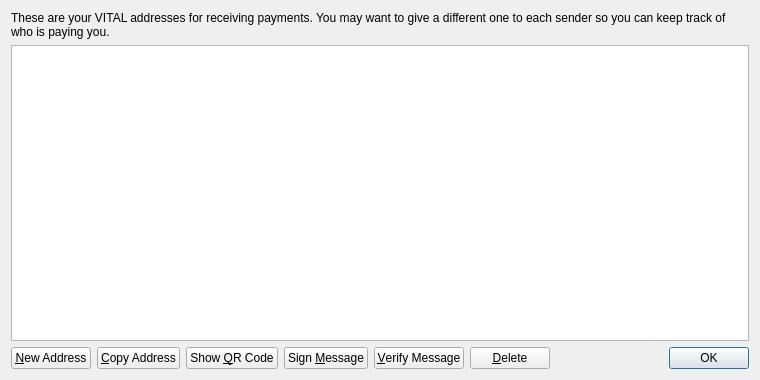
<?xml version="1.0" encoding="UTF-8"?>
<ui version="4.0">
 <class>AddressBookPage</class>
 <widget class="QWidget" name="AddressBookPage">
  <property name="geometry">
   <rect>
    <x>0</x>
    <y>0</y>
    <width>760</width>
    <height>380</height>
   </rect>
  </property>
  <property name="windowTitle">
   <string>Address Book</string>
  </property>
  <layout class="QVBoxLayout" name="verticalLayout">
   <item>
    <widget class="QLabel" name="labelExplanation">
     <property name="text">
      <string>These are your VITAL addresses for receiving payments. You may want to give a different one to each sender so you can keep track of who is paying you.</string>
     </property>
     <property name="textFormat">
      <enum>Qt::PlainText</enum>
     </property>
     <property name="wordWrap">
      <bool>true</bool>
     </property>
    </widget>
   </item>
   <item>
    <widget class="QTableView" name="tableView">
     <property name="contextMenuPolicy">
      <enum>Qt::CustomContextMenu</enum>
     </property>
     <property name="toolTip">
      <string>Double-click to edit address or label</string>
     </property>
     <property name="tabKeyNavigation">
      <bool>false</bool>
     </property>
     <property name="alternatingRowColors">
      <bool>true</bool>
     </property>
     <property name="selectionMode">
      <enum>QAbstractItemView::SingleSelection</enum>
     </property>
     <property name="selectionBehavior">
      <enum>QAbstractItemView::SelectRows</enum>
     </property>
     <property name="sortingEnabled">
      <bool>true</bool>
     </property>
     <attribute name="verticalHeaderVisible">
      <bool>false</bool>
     </attribute>
    </widget>
   </item>
   <item>
    <layout class="QHBoxLayout" name="horizontalLayout">
     <item>
      <widget class="QPushButton" name="newAddressButton">
       <property name="toolTip">
        <string>Create a new address</string>
       </property>
       <property name="text">
        <string>&amp;New Address</string>
       </property>
       <property name="icon">
        <iconset resource="../bitcoin.qrc">
         <normaloff>:/icons/add</normaloff>:/icons/add</iconset>
       </property>
      </widget>
     </item>
     <item>
      <widget class="QPushButton" name="copyToClipboard">
       <property name="toolTip">
        <string>Copy the currently selected address to the system clipboard</string>
       </property>
       <property name="text">
        <string>&amp;Copy Address</string>
       </property>
       <property name="icon">
        <iconset resource="../bitcoin.qrc">
         <normaloff>:/icons/editcopy</normaloff>:/icons/editcopy</iconset>
       </property>
      </widget>
     </item>
     <item>
      <widget class="QPushButton" name="showQRCode">
       <property name="text">
        <string>Show &amp;QR Code</string>
       </property>
       <property name="icon">
        <iconset resource="../bitcoin.qrc">
         <normaloff>:/icons/qrcode</normaloff>:/icons/qrcode</iconset>
       </property>
      </widget>
     </item>
     <item>
      <widget class="QPushButton" name="signMessage">
       <property name="toolTip">
        <string>Sign a message to prove you own a VITAL address</string>
       </property>
       <property name="text">
        <string>Sign &amp;Message</string>
       </property>
       <property name="icon">
        <iconset resource="../bitcoin.qrc">
         <normaloff>:/icons/edit</normaloff>:/icons/edit</iconset>
       </property>
      </widget>
     </item>
     <item>
      <widget class="QPushButton" name="verifyMessage">
       <property name="toolTip">
        <string>Verify a message to ensure it was signed with a specified VITAL address</string>
       </property>
       <property name="text">
        <string>&amp;Verify Message</string>
       </property>
       <property name="icon">
        <iconset resource="../bitcoin.qrc">
         <normaloff>:/icons/transaction_0</normaloff>:/icons/transaction_0</iconset>
       </property>
      </widget>
     </item>
     <item>
      <widget class="QPushButton" name="deleteButton">
       <property name="toolTip">
        <string>Delete the currently selected address from the list</string>
       </property>
       <property name="text">
        <string>&amp;Delete</string>
       </property>
       <property name="icon">
        <iconset resource="../bitcoin.qrc">
         <normaloff>:/icons/remove</normaloff>:/icons/remove</iconset>
       </property>
      </widget>
     </item>
     <item>
      <spacer name="horizontalSpacer">
       <property name="orientation">
        <enum>Qt::Horizontal</enum>
       </property>
       <property name="sizeHint" stdset="0">
        <size>
         <width>40</width>
         <height>20</height>
        </size>
       </property>
      </spacer>
     </item>
     <item>
      <widget class="QDialogButtonBox" name="buttonBox">
       <property name="sizePolicy">
        <sizepolicy hsizetype="Maximum" vsizetype="Fixed">
         <horstretch>0</horstretch>
         <verstretch>0</verstretch>
        </sizepolicy>
       </property>
       <property name="standardButtons">
        <set>QDialogButtonBox::Ok</set>
       </property>
      </widget>
     </item>
    </layout>
   </item>
  </layout>
 </widget>
 <resources>
  <include location="../bitcoin.qrc"/>
 </resources>
 <connections/>
</ui>
